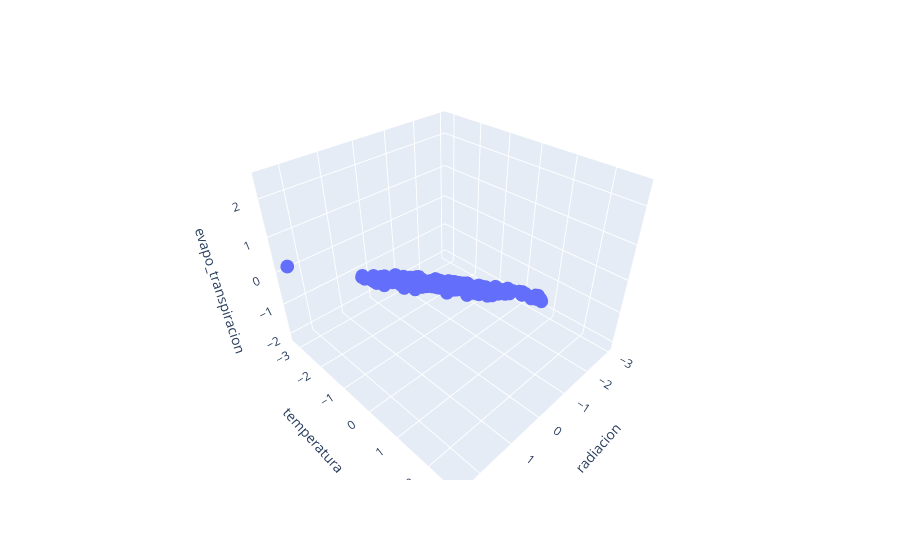

This figure's notebook cell:
### Markdown cell above
# 4. Visualización

### Code cell
import plotly.express as px

fig = px.scatter_3d(df,
x="radiacion",
y="temperatura",
z="evapo_transpiracion")

fig.write_image(r"C:\Users\marco\Downloads\scatter_3d_evapo.png")
fig.show()

### Figure 1 — Plotly figure (JSON) as saved in the notebook; plotly's stock layout.template omitted (floating-point values rounded to 4 significant figures; data arrays with more than 128 entries replaced by an {"elided": "..."} marker saying what was removed)
{"data": [{"hovertemplate": "radiacion=%{x}<br>temperatura=%{y}<br>evapo_transpiracion=%{z}<extra></extra>", "legendgroup": "", "marker": {"color": "#636efa", "symbol": "circle"}, "mode": "markers", "name": "", "scene": "scene", "showlegend": false, "type": "scatter3d", "x": {"elided": "300 float values"}, "y": {"elided": "300 float values"}, "z": {"elided": "300 float values"}}], "layout": {"legend": {"tracegroupgap": 0}, "margin": {"t": 60}, "scene": {"domain": {"x": [0, 1], "y": [0, 1]}, "xaxis": {"title": {"text": "radiacion"}}, "yaxis": {"title": {"text": "temperatura"}}, "zaxis": {"title": {"text": "evapo_transpiracion"}}}}}
